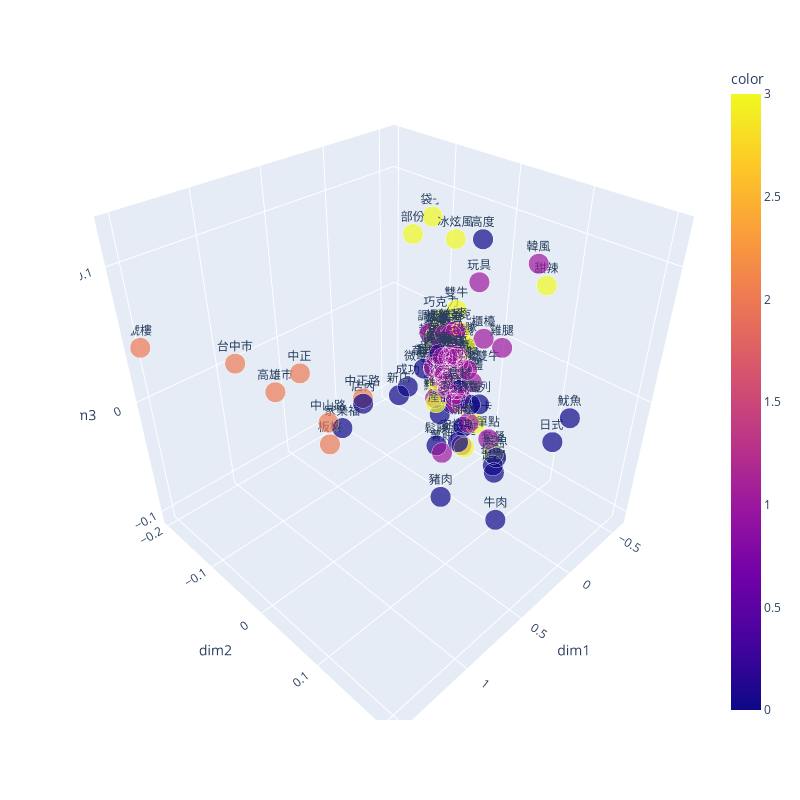

Notebook cell for this chart:
### Code cell
new_feat = reduceDim(feat,method='PCA',dim = 20)
d3_feat = reduceDim(feat,method='PCA',dim = 3)
word_df = pd.DataFrame({
    "word":sample_words,
    "color":cluster(new_feat,n=4),
    "dim1":d3_feat[:,0],
    "dim2":d3_feat[:,1],
    "dim3":d3_feat[:,2],

})
plotScatter3D(word_df)

### Figure 1 — Plotly figure (JSON) as saved in the notebook; plotly's stock layout.template omitted (floating-point values rounded to 4 significant figures; data arrays with more than 128 entries replaced by an {"elided": "..."} marker saying what was removed)
{"data": [{"hovertemplate": "dim1=%{x}<br>dim2=%{y}<br>dim3=%{z}<br>size=%{marker.size}<br>word=%{text}<br>color=%{marker.color}<extra></extra>", "legendgroup": "", "marker": {"color": {"elided": "150 int values"}, "coloraxis": "coloraxis", "size": {"elided": "150 float values"}, "sizemode": "area", "sizeref": 0.00125, "symbol": "circle"}, "mode": "markers+text", "name": "", "scene": "scene", "showlegend": false, "text": {"elided": "150 str values"}, "type": "scatter3d", "x": {"elided": "150 float values"}, "y": {"elided": "150 float values"}, "z": {"elided": "150 float values"}}], "layout": {"coloraxis": {"colorbar": {"title": {"text": "color"}}, "colorscale": [[0, "#0d0887"], [0.1111, "#46039f"], [0.2222, "#7201a8"], [0.3333, "#9c179e"], [0.4444, "#bd3786"], [0.5556, "#d8576b"], [0.6667, "#ed7953"], [0.7778, "#fb9f3a"], [0.8889, "#fdca26"], [1, "#f0f921"]]}, "height": 800, "legend": {"itemsizing": "constant", "tracegroupgap": 0}, "margin": {"t": 60}, "scene": {"domain": {"x": [0, 1], "y": [0, 1]}, "xaxis": {"title": {"text": "dim1"}}, "yaxis": {"title": {"text": "dim2"}}, "zaxis": {"title": {"text": "dim3"}}}, "width": 800}}
